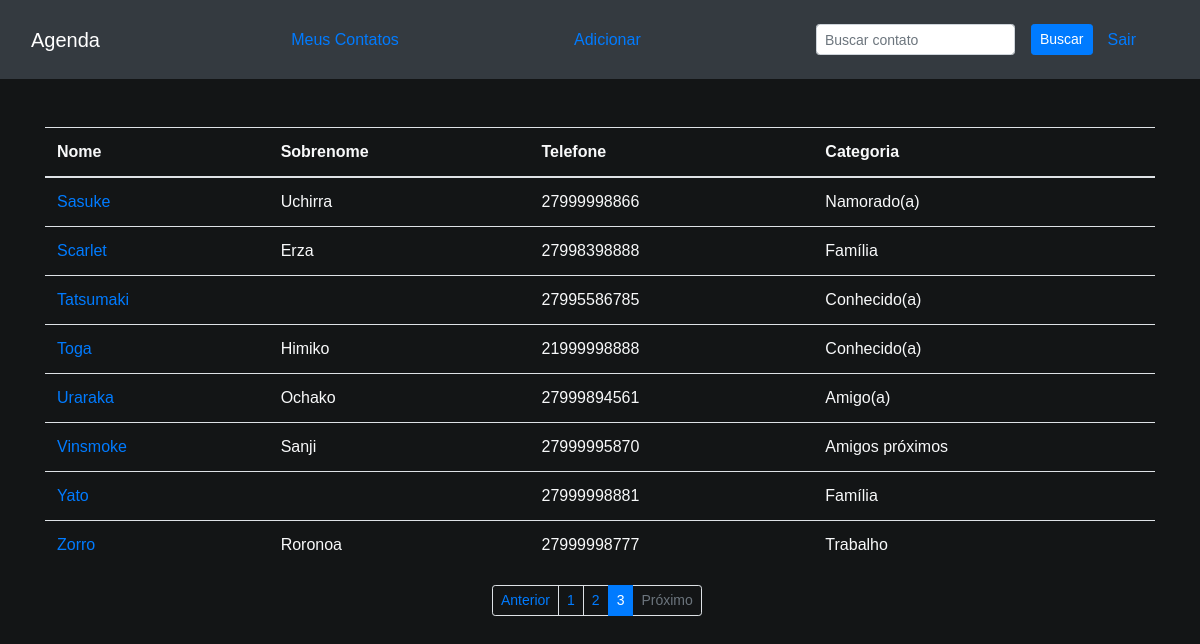
/?page=3&fetch= (signed in), run on the app's committed database.
### homepage/models.py (models this page shows, shortened)
class Contato(models.Model):
    user = models.ForeignKey(User, models.DO_NOTHING, name='User')
    nome = models.CharField(max_length=150, name='Nome')
    sobrenome = models.CharField(max_length=150, blank=True, name='Sobrenome')
    telefone = models.CharField(
        max_length=11, validators=[
            validators.RegexValidator('^[1-9]{2}?:\d{8}|\d{9}$')
        ],
        name='Telefone'
    )
    email = models.EmailField(
        validators=[validators.validate_email], name='Email'
    )
    data_de_criacao = models.DateTimeField(
        default=timezone.now, name='Data_de_criação'
    )
    descricao = models.TextField(blank=True, name='Descrição')
    categoria = models.ForeignKey(
        Categoria, models.DO_NOTHING, name='Categoria'
    )
    foto = models.ImageField(
        upload_to='img/%Y/%m/%d', blank=True, validators=[
            validators.FileExtensionValidator(['png', 'jpg', 'webp', 'jpeg'])
        ]
    )

class Categoria(models.Model):
    categoria = models.CharField(max_length=20, unique=True)
    def __str__(self):
        return self.categoria

### homepage/views.py (the view)
# urls.py: path('', include('homepage.urls')),
@login_required(redirect_field_name='login')
def homepage(request):
    contacts = Contato.objects.order_by('Nome').filter(User=request.user)
    paginator = Paginator(contacts, 10)
    num_page = request.GET.get('page')
    page = paginator.get_page(num_page)
    return render(request, 'homepage.html', {'contacts': page})

### homepage/templates/homepage.html (shortened to what this page needs)
{% extends 'base.html' %}
{% block content %}
<div class="container mt-5">
  <div class="row">
    <div class="col-lg-12">
      <table class="table text-light">
        <thead>
          <tr>
            <th>Nome</th>
            <th>Sobrenome</th>
            <th>Telefone</th>
            <th>Categoria</th>
          </tr>
        </thead>
        <tbody>
          {% for contact in contacts %}
              <tr>
                  <td>
                    <a href="{% url 'a_contact' contact.Nome contact.id %}"> {{contact.Nome}}</a>
                  </td>
                  <td>{{contact.Sobrenome}}</td>
                  <td>{{contact.Telefone}}</td>
                  <td>{{contact.Categoria}}</td>
              </tr>
          {% endfor %}
        </tbody>
      </table>
    </div>
  </div>
</div>
{% include 'partials/_pagination.html' %}
{% endblock content %}

### templates/static/login/css/login.css (style rules this page uses)
body { background-color: #333; color: #fff; }

### templates/static/cadaster/css/cad.css (style rules this page uses)
body { background-color: #333; color: #fff; font-family: Arial, sans-serif; }

### data on the page
Contato: Nome "Sasuke", Sobrenome "Uchirra", Telefone "27999998866", Categoria "Namorado(a)"
Contato: Nome "Scarlet", Sobrenome "Erza", Telefone "27998398888", Categoria "Família"
Contato: Nome "Tatsumaki", Telefone "27995586785", Categoria "Conhecido(a)"
Contato: Nome "Toga", Sobrenome "Himiko", Telefone "21999998888", Categoria "Conhecido(a)"
Contato: Nome "Uraraka", Sobrenome "Ochako", Telefone "27999894561", Categoria "Amigo(a)"
Contato: Nome "Vinsmoke", Sobrenome "Sanji", Telefone "27999995870", Categoria "Amigos próximos"
Contato: Nome "Yato", Telefone "27999998881", Categoria "Família"
Contato: Nome "Zorro", Sobrenome "Roronoa", Telefone "27999998777", Categoria "Trabalho"

### other printed values
{{ page }} "1" "2"
{{ page }} "3"
